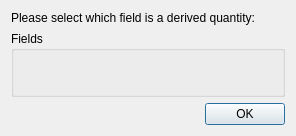
<?xml version="1.0" encoding="UTF-8"?>
<ui version="4.0">
 <class>deriveddialog</class>
 <widget class="QDialog" name="deriveddialog">
  <property name="geometry">
   <rect>
    <x>0</x>
    <y>0</y>
    <width>296</width>
    <height>136</height>
   </rect>
  </property>
  <property name="windowTitle">
   <string>Derived Quantity Selection</string>
  </property>
  <layout class="QVBoxLayout" name="verticalLayout">
   <item>
    <widget class="QLabel" name="label">
     <property name="text">
      <string>Please select which field is a derived quantity:</string>
     </property>
    </widget>
   </item>
   <item>
    <widget class="QGroupBox" name="groupBox">
     <property name="sizePolicy">
      <sizepolicy hsizetype="Preferred" vsizetype="Expanding">
       <horstretch>0</horstretch>
       <verstretch>0</verstretch>
      </sizepolicy>
     </property>
     <property name="title">
      <string>Fields</string>
     </property>
     <layout class="QVBoxLayout" name="verticalLayout_2"/>
    </widget>
   </item>
   <item>
    <widget class="QDialogButtonBox" name="buttonBox">
     <property name="orientation">
      <enum>Qt::Horizontal</enum>
     </property>
     <property name="standardButtons">
      <set>QDialogButtonBox::Ok</set>
     </property>
    </widget>
   </item>
  </layout>
 </widget>
 <resources/>
 <connections>
  <connection>
   <sender>buttonBox</sender>
   <signal>accepted()</signal>
   <receiver>deriveddialog</receiver>
   <slot>accept()</slot>
   <hints>
    <hint type="sourcelabel">
     <x>248</x>
     <y>254</y>
    </hint>
    <hint type="destinationlabel">
     <x>157</x>
     <y>274</y>
    </hint>
   </hints>
  </connection>
  <connection>
   <sender>buttonBox</sender>
   <signal>rejected()</signal>
   <receiver>deriveddialog</receiver>
   <slot>reject()</slot>
   <hints>
    <hint type="sourcelabel">
     <x>316</x>
     <y>260</y>
    </hint>
    <hint type="destinationlabel">
     <x>286</x>
     <y>274</y>
    </hint>
   </hints>
  </connection>
 </connections>
</ui>
